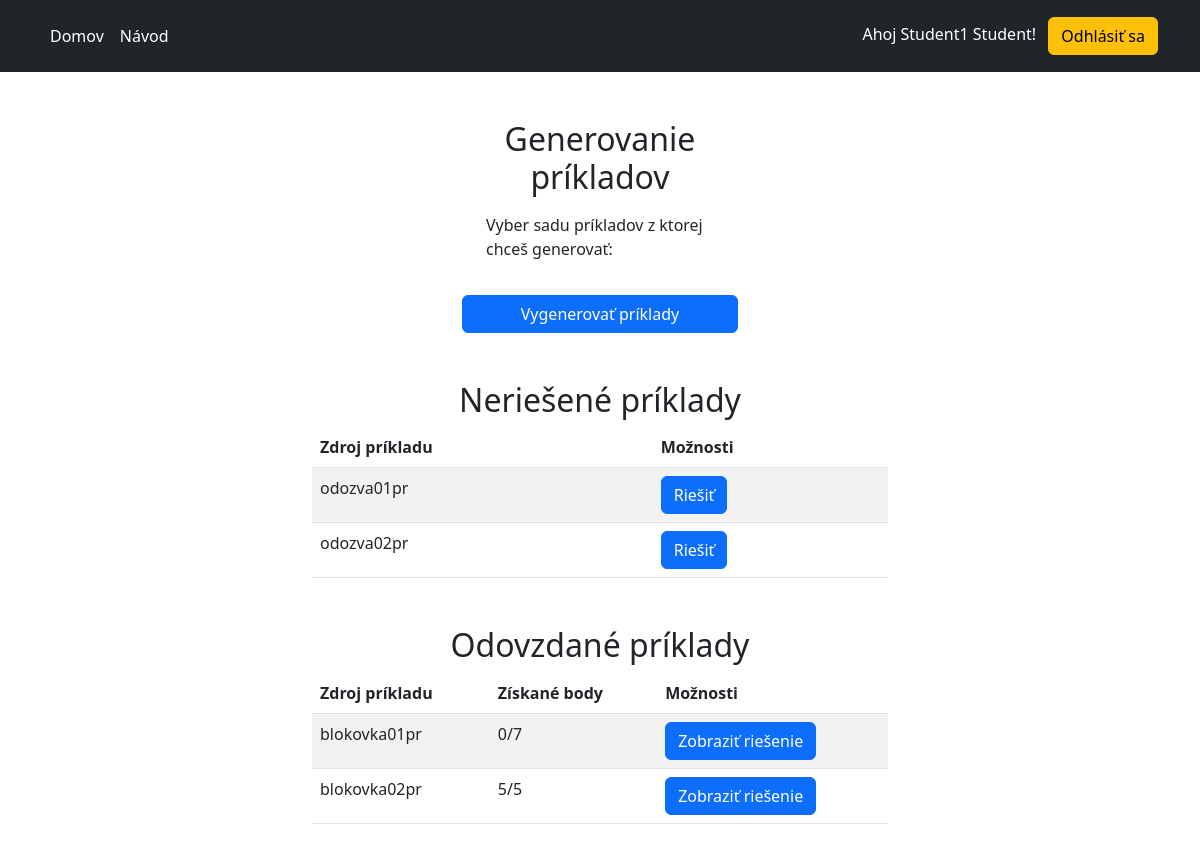
The app's page /index.php (signed in) with its own data.
### tables this page shows
CREATE TABLE `test` (
  `id` int UNSIGNED NOT NULL,
  `points_gained` int DEFAULT NULL,
  `student_id` int UNSIGNED NOT NULL,
  `question` varchar(512) NOT NULL,
  `image` varchar(256) DEFAULT NULL,
  `solution` varchar(512) NOT NULL,
  `answer` varchar(512) DEFAULT NULL,
  `file_id` int UNSIGNED NOT NULL
);

CREATE TABLE `files` (
  `id` int UNSIGNED NOT NULL,
  `active` tinyint(1) NOT NULL,
  `active_end` date NOT NULL,
  `source` varchar(64) NOT NULL,
  `points` int NOT NULL
);

### components/student_index.php (the view, shortened to what this page needs)
<?php
$err_msg = "";
try {
    $stmt = $db->prepare("SELECT t.id, f.source, t.answer  FROM test t INNER JOIN files f ON t.file_id = f.id WHERE student_id = :user_id AND t.points_gained IS NULL");
    $stmt->bindParam(':user_id', $_SESSION["user_id"]);
    $stmt->execute();
    $student_tasks = $stmt->fetchAll(PDO::FETCH_ASSOC);
} catch (PDOException $e) {
    $err_msg .= "<p class='alert alert-danger' role='alert'>Nepodarilo sa načítať príklady na riešenie!</p>";
}
try {
    $stmt = $db->prepare("SELECT t.id, t.points_gained, f.source, f.points  FROM test t INNER JOIN files f ON t.file_id = f.id WHERE student_id = :user_id AND t.points_gained IS NOT NULL");
    $stmt->bindParam(':user_id', $_SESSION["user_id"]);
    $stmt->execute();
    $student_history = $stmt->fetchAll(PDO::FETCH_ASSOC);
} catch (PDOException $e) {
    $err_msg .= "<p class='alert alert-danger' role='alert'>Nepodarilo sa načítať históriu príkladov!</p>";
}
?>
<main class="mb-5">
    <section class="container w-25 mt-5">
        <h2 class="mb-3 text-center">Generovanie príkladov</h2>
        <form action="#" method="post" class="d-flex flex-column justify-content-center">
            <div class="form-check">
                <p class="mb-3">Vyber sadu príkladov z ktorej chceš generovať:</p>
            </div>
            <button type="submit" class="btn btn-primary mt-3">Vygenerovať príklady</button>
        </form>
    </section>
    <section class="container w-50 mt-5">
        <h2 class="text-center">Neriešené príklady</h2>
        <table id="available" class="table table-striped mt-2" style="width:100%">
            <thead>
                <tr>
                    <th>Zdroj príkladu</th>
                    <th>Možnosti</th>
                </tr>
            </thead>
            <tbody>
                <?php
                foreach ($student_tasks as $task) {
                    echo '<tr>';
                    echo '<td>' . pathinfo(basename($task["source"]), PATHINFO_FILENAME) . '</td>';
                    echo '<td>';
                    echo '<a href="taskDetail.php?id=' . $task["id"] . '" class="btn btn-primary">Riešiť</a>';
                    echo '</td>';
                    echo '</tr>';
                }
                ?>
            </tbody>
        </table>
    </section>
    <section class="container w-50 mt-5">
        <h2 class="text-center">Odovzdané príklady</h2>
        <table id="available" class="table table-striped mt-2" style="width:100%">
            <thead>
                <tr>
                    <th>Zdroj príkladu</th>
                    <th>Získané body</th>
                    <th>Možnosti</th>
                </tr>
            </thead>
            <tbody>
                <?php
                foreach ($student_history as $task) {
                    echo '<tr>';
                    echo '<td>' . pathinfo(basename($task["source"]), PATHINFO_FILENAME) . '</td>';
                    echo '<td>' . $task["points_gained"] . '/' . $task["points"] . '</td>';
                    echo '<td>';
                    echo '<a href="taskSolution.php?id=' . $task["id"] . '" class="btn btn-primary">Zobraziť riešenie</a>';
                    echo '</td>';
                    echo '</tr>';
                }
                ?>
            </tbody>
        </table>
    </section>
</main>

### records on screen
test: file.source "odozva01pr"
test: file.source "odozva02pr"
test: file.source "blokovka01pr", points_gained "0", file.points "7"
test: file.source "blokovka02pr", points_gained "5", file.points "5"

### other values on screen
$_SESSION["first_name"] "Student1"
$_SESSION["surname"] "Student"
